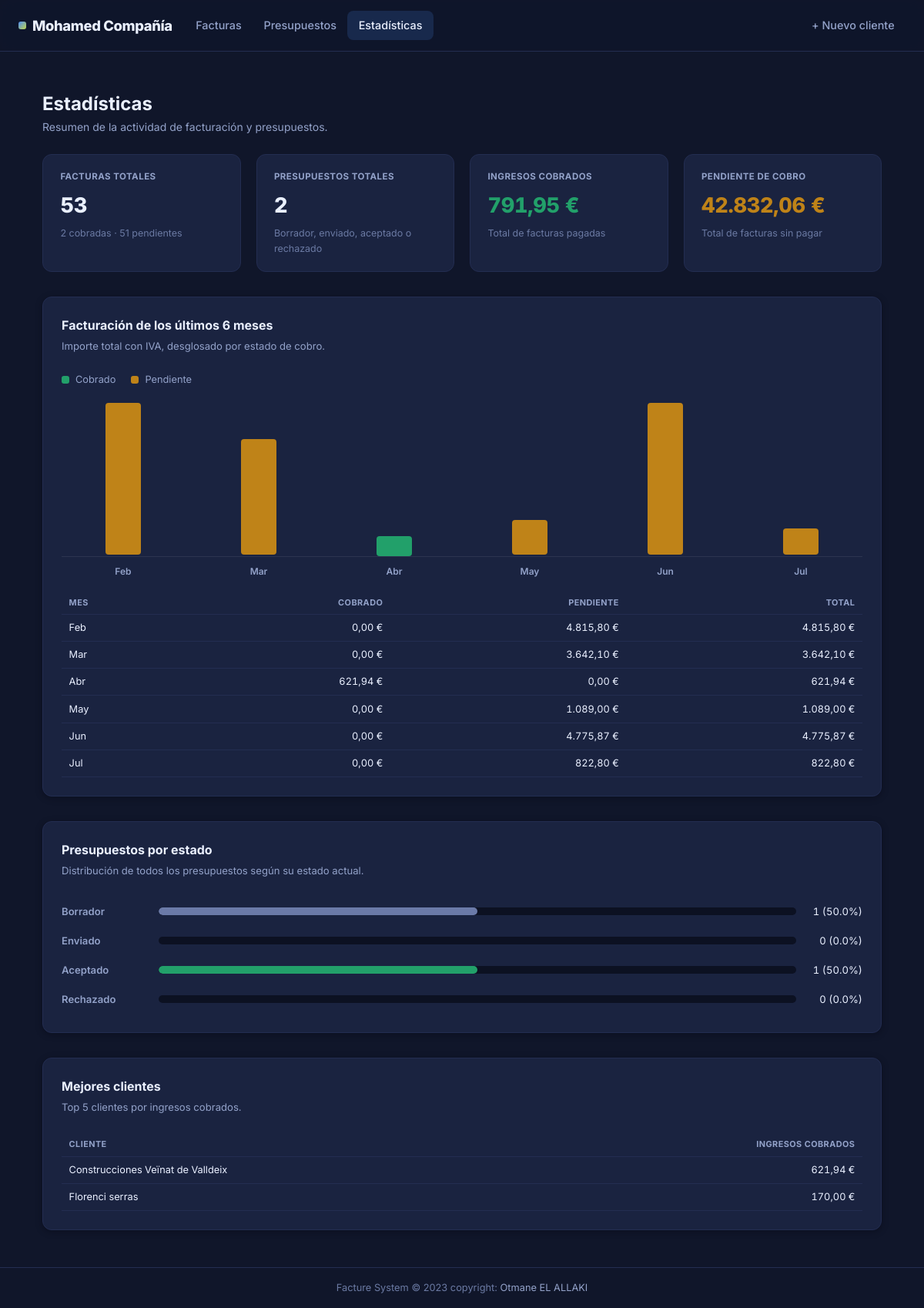
The app's page /estadisticas/ (signed in) with its own data.
### fact_app/models.py (models this page shows, shortened)
class Customer(models.Model):
    SEX_TYPES = (
        ('M', _('Male')),
        ('F', _('Feminine')),
    )
    name = models.CharField(max_length=132)
    email = models.EmailField()
    phone = models.CharField(max_length=132)
    address = models.CharField(max_length=64)
    sex = models.CharField(max_length=1, choices=SEX_TYPES)
    age = models.CharField(max_length=20)
    city = models.CharField(max_length=32)
    created_date = models.DateTimeField(auto_now_add=True)
    save_by = models.ForeignKey(User, on_delete=models.PROTECT)
    class Meta:
        verbose_name = "Customer"
        verbose_name_plural = "Customers"

### fact_app/views.py (the view)
# urls.py: path('estadisticas/', views.StatisticsView.as_view(), name='statistics'),
class StatisticsView(LoginRequiredSuperuserMixim, View):
    template_name = 'statistics.html'
    def get(self, request, *args, **kwargs):
        context = get_statistics()
        return render(request, self.template_name, context)

### fact_app/models.py (called while the page is built)
    def get_total_taxed(self):
        articles = self.article_set.all()
        total =  sum(article.get_total for article in articles) + sum(article.get_total for article in articles) * self.tax/100
        return total

    @property
    def get_total(self):
        total = self.quantity * self.unit_price
        return total

### fact_app/templatetags/doc_extras.py (called while the page is built)
def _spanish_number(value, decimals=2):
    try:
        value = float(value)
    except (TypeError, ValueError):
        return value
    formatted = f"{value:,.{decimals}f}"
    formatted = formatted.replace(",", "X").replace(".", ",").replace("X", ".")
    return formatted

@register.filter
def eur(value):
    return f"{_spanish_number(value)} €"

### fact_app/utils.py (called while the page is built)
def _last_n_months(n):
    today = timezone.localdate()
    buckets = []
    for i in range(n - 1, -1, -1):
        year, month = today.year, today.month - i
        while month <= 0:
            month += 12
            year -= 1
        buckets.append((year, month))
    return buckets

### templates/statistics.html (shortened to what this page needs)
{% extends "base.html" %}
{% load doc_extras %}
{% block content %}
<div class="page-header">
   <div>
      <h1>Estadísticas</h1>
      <p>Resumen de la actividad de facturación y presupuestos.</p>
   </div>
</div>
<div class="stat-grid">
   <div class="stat-tile">
      <div class="stat-tile-label">Facturas totales</div>
      <div class="stat-tile-value">{{ total_invoices }}</div>
      <div class="stat-tile-sub">{{ paid_invoices_count }} cobradas · {{ pending_invoices_count }} pendientes</div>
   </div>
   <div class="stat-tile">
      <div class="stat-tile-label">Presupuestos totales</div>
      <div class="stat-tile-value">{{ total_presupuestos }}</div>
      <div class="stat-tile-sub">Borrador, enviado, aceptado o rechazado</div>
   </div>
   <div class="stat-tile">
      <div class="stat-tile-label">Ingresos cobrados</div>
      <div class="stat-tile-value is-success">{{ total_collected|eur }}</div>
      <div class="stat-tile-sub">Total de facturas pagadas</div>
   </div>
   <div class="stat-tile">
      <div class="stat-tile-label">Pendiente de cobro</div>
      <div class="stat-tile-value is-warning">{{ total_pending|eur }}</div>
      <div class="stat-tile-sub">Total de facturas sin pagar</div>
   </div>
</div>
<div class="app-card">
   <div class="viz-section-title">Facturación de los últimos 6 meses</div>
   <div class="viz-section-sub">Importe total con IVA, desglosado por estado de cobro.</div>
   <div class="viz-legend">
      <div class="viz-legend-item">
         <span class="viz-legend-swatch" style="background: var(--chart-success);"></span> Cobrado
      </div>
      <div class="viz-legend-item">
         <span class="viz-legend-swatch" style="background: var(--chart-warning);"></span> Pendiente
      </div>
   </div>
   {% if monthly_data %}
   <div class="viz-bars">
      {% for month in monthly_data %}
      <div class="viz-bar-col">
         <div class="viz-bar-stack" tabindex="0">
            <div class="viz-bar-seg seg-pending" style="height: {{ month.pending_pct }}%;"></div>
            <div class="viz-bar-seg seg-collected" style="height: {{ month.collected_pct }}%;"></div>
         </div>
      </div>
      {% endfor %}
   </div>
   <div class="viz-bar-labels">
      {% for month in monthly_data %}
      <span>{{ month.label }}</span>
      {% endfor %}
   </div>
   <table class="viz-table">
      <thead>
         <tr>
            <th>Mes</th>
            <th>Cobrado</th>
            <th>Pendiente</th>
            <th>Total</th>
         </tr>
      </thead>
      <tbody>
         {% for month in monthly_data %}
         <tr>
            <td>{{ month.label }}</td>
            <td>{{ month.collected|eur }}</td>
            <td>{{ month.pending|eur }}</td>
            <td>{{ month.total|eur }}</td>
         </tr>
         {% endfor %}
      </tbody>
   </table>
   {% else %}
   <p class="viz-empty">Todavía no hay facturas registradas.</p>
   {% endif %}
</div>
<div class="app-card">
   <div class="viz-section-title">Presupuestos por estado</div>
   <div class="viz-section-sub">Distribución de todos los presupuestos según su estado actual.</div>
   {% if status_data %}
   {% for status in status_data %}
   <div class="viz-status-row">
      <div class="viz-status-label">{{ status.label }}</div>
      <div class="viz-status-track">
         <div class="viz-status-fill viz-status-fill-{{ status.code }}" style="width: {{ status.pct }}%;"></div>
      </div>
      <div class="viz-status-count">{{ status.count }} ({{ status.pct }}%)</div>
   </div>
   {% endfor %}
   {% else %}
   <p class="viz-empty">Todavía no hay presupuestos registrados.</p>
   {% endif %}
</div>
<div class="app-card">
   <div class="viz-section-title">Mejores clientes</div>
   <div class="viz-section-sub">Top 5 clientes por ingresos cobrados.</div>
   {% if top_customers %}
   <table class="viz-table">
      <thead>
         <tr>
            <th>Cliente</th>
            <th>Ingresos cobrados</th>
         </tr>
      </thead>
      <tbody>
         {% for customer, total in top_customers %}
         <tr>
            <td>{{ customer.name }}</td>
            <td>{{ total|eur }}</td>
         </tr>
         {% endfor %}
      </tbody>
   </table>
   {% else %}
   <p class="viz-empty">Todavía no hay facturas cobradas.</p>
   {% endif %}
</div>
{% endblock content %}

### records on screen
Customer: name "Construcciones Veïnat de Valldeix", total "621,94 €"
Customer: name "Florenci serras", total "170,00 €"

### other values on screen
{{ total_invoices }} "53"
{{ paid_invoices_count }} "2"
{{ pending_invoices_count }} "51"
{{ total_presupuestos }} "2"
{{ total_collected|eur }} "791,95 €"
{{ total_pending|eur }} "42.832,06 €"
{{ month.label }} "Feb" "Mar" "Abr" "May" "Jun" "Jul"
{{ month.collected|eur }} "0,00 €" "0,00 €" "621,94 €" "0,00 €" "0,00 €" "0,00 €"
{{ month.pending|eur }} "4.815,80 €" "3.642,10 €" "0,00 €" "1.089,00 €" "4.775,87 €" "822,80 €"
{{ month.total|eur }} "4.815,80 €" "3.642,10 €" "621,94 €" "1.089,00 €" "4.775,87 €" "822,80 €"
{{ status.label }} "Borrador" "Enviado" "Aceptado" "Rechazado"
{{ status.count }} "1" "0" "1" "0"
{{ status.pct }} "50.0" "0.0" "50.0" "0.0"
